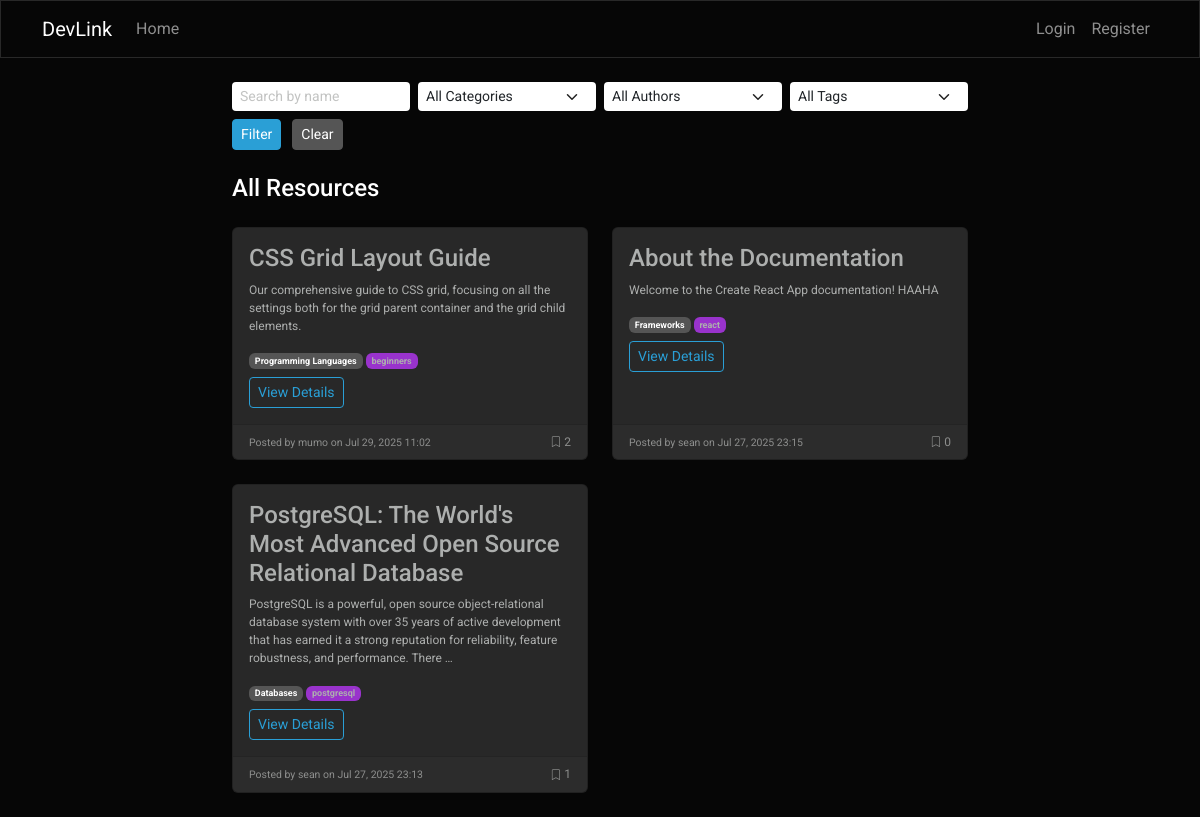
The page / on the database its author committed.
### core/models.py (models this page shows, shortened)
class Resource(models.Model):
    title = models.CharField(max_length=200)
    description = models.TextField()
    url = models.URLField()
    category = models.ForeignKey(Category, on_delete=models.SET_NULL, null=True)
    tags = models.ManyToManyField(Tag)
    author = models.ForeignKey(User, on_delete=models.CASCADE)
    created_at = models.DateTimeField(auto_now_add=True)
    updated_at = models.DateTimeField(auto_now=True)
    image = models.ImageField(upload_to='resource_images/', blank=True, null=True)
    file = models.FileField(upload_to='resources/files/', blank=True, null=True)
    def get_absolute_url(self):
        from django.urls import reverse
        return reverse('resource_detail', kwargs={'pk': self.pk})

class Category(models.Model):
    name = models.CharField(max_length=100)
    slug = models.SlugField(unique=True)

class Tag(models.Model):
    name = models.CharField(max_length=50)
    slug = models.SlugField(unique=True)

### core/views.py (the view)
# urls.py: path('', HomeView.as_view(), name='home'),
class HomeView(ListView):
    model = Resource
    template_name = 'core/home.html'
    context_object_name = 'resources'
    paginate_by = 10
    def get_queryset(self):
        queryset = super().get_queryset()
        search = self.request.GET.get('search')
        category = self.request.GET.get('category')
        author = self.request.GET.get('author')
        tag = self.request.GET.get('tag')
        filter_type = self.request.GET.get('filter', 'all')
        if search:
            queryset = queryset.filter(title__icontains=search)
        if category:
            queryset = queryset.filter(category__slug=category)
        if author:
            queryset = queryset.filter(author__username=author)
        if tag:
            queryset = queryset.filter(tags__slug=tag)
        if filter_type == 'my' and self.request.user.is_authenticated:
            queryset = queryset.filter(author=self.request.user)
        elif filter_type == 'others' and self.request.user.is_authenticated:
            queryset = queryset.exclude(author=self.request.user)
        return queryset.order_by('-created_at')
    def get_context_data(self, **kwargs):
        context = super().get_context_data(**kwargs)
        context['categories'] = Category.objects.all()
        context['authors'] = User.objects.filter(resource__isnull=False).distinct()
        context['tags'] = Tag.objects.all()
        context['current_filter'] = self.request.GET.get('filter', 'all')  # Add current filter to context
        return context

### core/templates/core/home.html (shortened to what this page needs)
{% extends 'core/base.html' %}
{% block content %}
<div class="row">
    <div class="col-md-8 mx-auto" style="font-size: 12px;">
        <form method="get" class="mb-4">
            <div class="row g-2">
                <div class="col-md-3">
                    <input type="text" name="search" class="form-control form-control-sm" placeholder="Search by name"
                        value="{{ request.GET.search }}">
                </div>
                <div class="col-md-3">
                    <select name="category" class="form-select form-select-sm">
                        <option value="">All Categories</option>
                    </select>
                </div>
                <div class="col-md-3">
                    <select name="author" class="form-select form-select-sm">
                        <option value="">All Authors</option>
                    </select>
                </div>
                <div class="col-md-3">
                    <select name="tag" class="form-select form-select-sm">
                        <option value="">All Tags</option>
                    </select>
                </div>
                <div class="col-md-12 mt-2">
                    <button type="submit" class="btn btn-primary btn-sm">Filter</button>
                    <a href="{% url 'home' %}" class="btn btn-secondary btn-sm ms-2">Clear</a>
                </div>
            </div>
        </form>
        <h1 class="mb-4" style="font-size: 24px;">
            {% if request.GET.filter == 'my' %}My Resources
            {% elif request.GET.filter == 'others' %}Others' Resources
            {% else %}All Resources{% endif %}
        </h1>
        <div class="row row-cols-1 row-cols-md-2 g-4">
            {% for resource in resources %}
            <div class="col">
                <div class="card h-100">
                    <div class="card-body">
                        <h5 class="card-title">{{ resource.title }}</h5>
                        <p class="card-text">{{ resource.description|truncatewords:30 }}</p>
                        <div class="mb-2">
                            <span class="badge bg-secondary">{{ resource.category.name }}</span>
                            {% for tag in resource.tags.all %}
                            <span class="badge bg-info text-dark">{{ tag.name }}</span>
                            {% endfor %}
                        </div>
                        <a href="{{ resource.get_absolute_url }}" class="btn btn-sm btn-outline-primary">View
                            Details</a>
                    </div>
                    <div class="card-footer text-muted">
                        <small>Posted by {{ resource.author.username }} on {{ resource.created_at|date:"M d, Y H:i" }}</small>
                        <span class="float-end">
                            <i class="bi bi-bookmark"></i> {{ resource.bookmark_set.count }}
                        </span>
                    </div>
                </div>
            </div>
            {% endfor %}
        </div>
    </div>
</div>
{% endblock %}

### core/templates/core/base.html (shortened to what this page needs)
{% load static %}
<!DOCTYPE html>
<html lang="en">
<head>
    <link rel="stylesheet" href="https://cdn.jsdelivr.net/npm/bootstrap-icons@1.8.0/font/bootstrap-icons.css">
    <link href="https://cdn.jsdelivr.net/npm/bootswatch@5.3.0/dist/cyborg/bootstrap.min.css" rel="stylesheet">
</head>
<body>
    <nav class="navbar navbar-expand-lg navbar-dark bg-dark">
        <div class="container">
            <a class="navbar-brand" href="{% url 'home' %}">DevLink</a>
            <div class="collapse navbar-collapse" id="navbarNav">
                <ul class="navbar-nav me-auto">
                    <li class="nav-item">
                        <a class="nav-link" href="{% url 'home' %}">Home</a>
                    </li>
                </ul>
                <ul class="navbar-nav">
                    {% if user.is_authenticated %}
                    <li class="nav-item">
                        <span class="nav-link">Hello, {{ user.username }}</span>
                    </li>
                    <li class="nav-item">
                        <form class="nav-link" action="{% url 'logout' %}" method="post" style="display:inline;">
                            {% csrf_token %}
                            <button type="submit" class="btn btn-link" id="logout"
                                style="text-decoration: none; color: #949494;">Log Out</button>
                        </form>
                    </li>
                    {% else %}
                    <li class="nav-item">
                        <a class="nav-link" href="{% url 'login' %}">Login</a>
                    </li>
                    <li class="nav-item">
                        <a class="nav-link" href="{% url 'register' %}">Register</a>
                    </li>
                    {% endif %}
                </ul>
            </div>
        </div>
    </nav>
    <div class="container my-4">
        {% block content %}{% endblock %}
    </div>
</body>
</html>

### core/templates/core/base.html (style rules this page uses)
.bi-bookmark { font-size: 0.9em; }

### rows shown on the page
Resource: title "CSS Grid Layout Guide", description "Our comprehensive guide to CSS grid, focusing on all the settings both for the grid parent container and the grid child elements.", category.name "Programming Languages", author.username "mumo", created_at "Jul 29, 2025 11:02", bookmark_set.count "2"
Tag: name "beginners"
Resource: title "About the Documentation", description "Welcome to the Create React App documentation! HAAHA", category.name "Frameworks", author.username "sean", created_at "Jul 27, 2025 23:15", bookmark_set.count "0"
Tag: name "react"
Resource: title "PostgreSQL: The World's Most Advanced Open Source Relational Database", description "PostgreSQL is a powerful, open source object-relational database system with over 35 years of active development that has earned it a strong reputation for reliability, feature robustness, and performance. There …", category.name "Databases", author.username "sean", created_at "Jul 27, 2025 23:13", bookmark_set.count "1"
Tag: name "postgresql"
